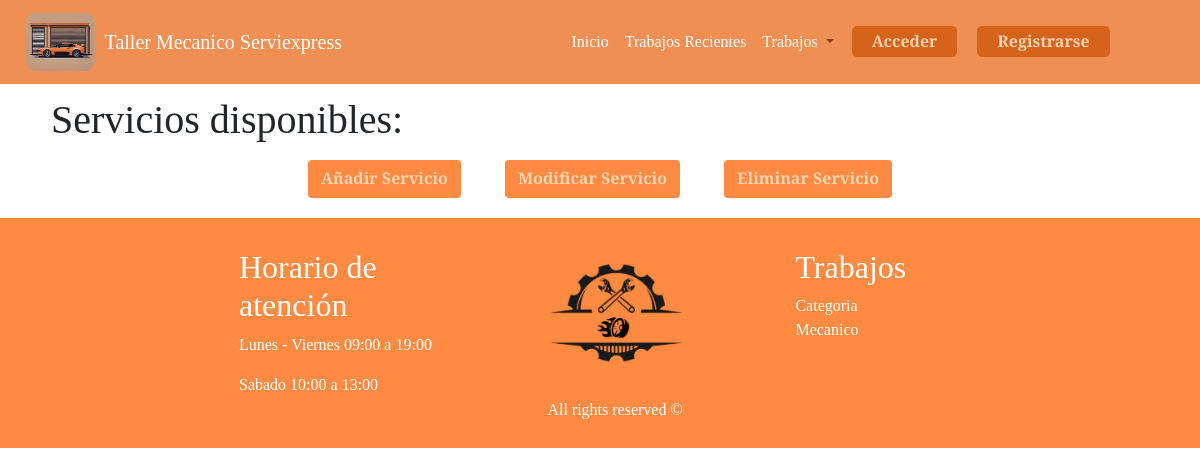
The app's page /servicios, older data.
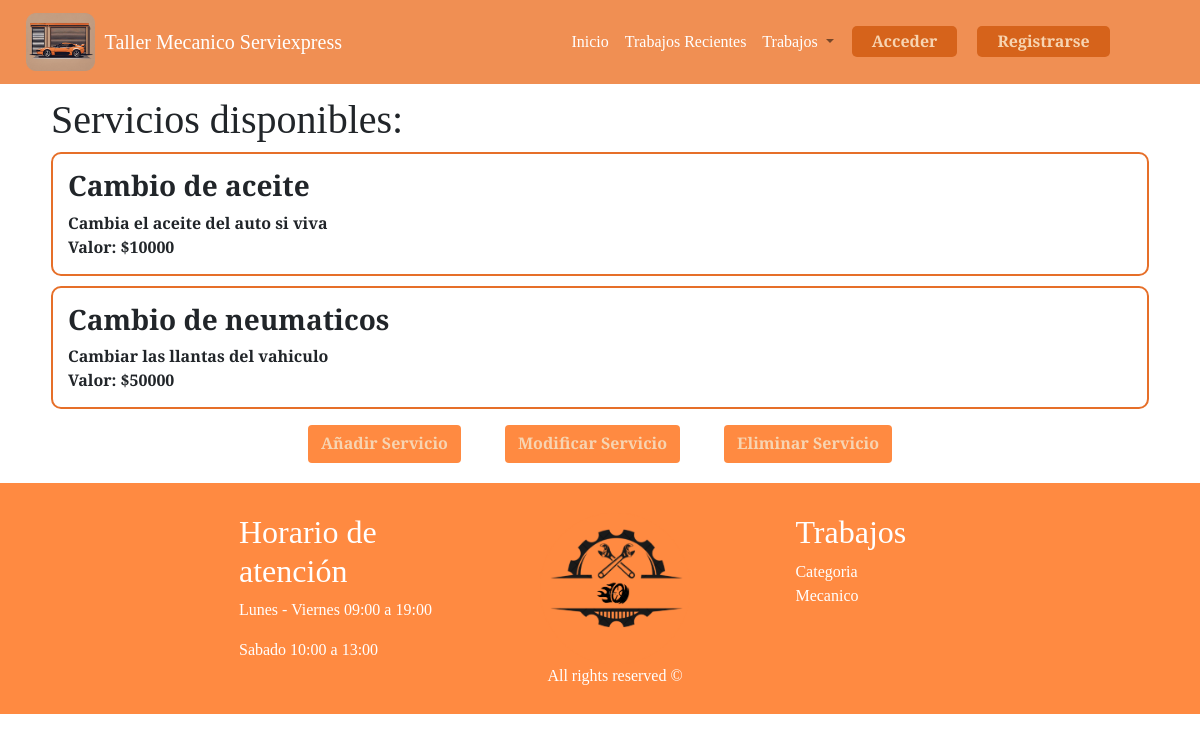
The same page, newer data.
### taller/models.py (models this page shows)
class Servicio(models.Model):
    id_serv = models.AutoField(primary_key=True)
    tipo_serv = models.CharField(max_length=50)
    desc_serv = models.TextField(max_length=400)
    costo_serv = models.IntegerField()
    def __str__(self):
        return self.tipo_serv

### taller/views.py (the view)
# urls.py: path('servicios', views.servicios, name='servicios'),
def servicios(request):
    servicios = Servicio.objects.all()
    print(servicios)
    return render(request, "servicios.html", {"servicios": servicios})

### taller/templates/servicios.html
{% extends 'hnf.html' %}
{% load static %}
{% block content %}
<head>
  <link rel="stylesheet" href="{% static 'css/crud.css' %}" />
</head>
<div class="container">
  <h1> Servicios disponibles: </h1>
  <ul style="list-style: none;">
    {% for servicio in servicios %}
    <li class="listar">
      <h3>{{ servicio.tipo_serv }}</h3>
      <p class="p">{{ servicio.desc_serv }}</p>
      <p class="p">Valor: ${{ servicio.costo_serv }}</p>
    </li>
    {% endfor %}
  </ul>
<ul class="buttons">
  <li>
    <a class="btn" href="#"><b>Añadir Servicio</b></a>
  </li>
  <li>
    <a class="btn" href="#"><b>Modificar Servicio</b></a>
  </li>
  <li>
    <a class="btn" href="#"><b>Eliminar Servicio</b></a>
  </li>
</ul>
</div>
{% endblock %}

### taller/templates/hnf.html (shortened to what this page needs)
{% load static %}
<!DOCTYPE html>
<html lang="en">
<head>
    <link rel="stylesheet" href="https://cdn.jsdelivr.net/npm/bootstrap@4.0.0/dist/css/bootstrap.min.css"
>
    <link rel="stylesheet" href="{% static 'css/style.css' %}">
</head>
<body>
    <header>
        <nav class="my_navbar navbar navbar-expand-lg navbar-light bg-light fixed-top">
            <a class="navbar-brand" href="/"> <img style="max-width: 15%;" src="{% static 'img/logo.png' %}"
                    class="img-fluid" alt="Logo">
                <b class="color_nav">Taller Mecanico Serviexpress</b></a>
            <div class="navbar-collapse" id="navbarSupportedContent">
                <ul class="navbar-nav mr-auto">
                    <li class="nav-item active">
                        <a class="nav-link" href="/"><b class="color_nav">Inicio</b></a>
                    </li>
                    <li class="nav-item">
                        <a class="nav-link" href="#"><b class="color_nav">Trabajos Recientes</b></a>
                    </li>
                    <li class="nav-item dropdown">
                        <a class="nav-link dropdown-toggle" href="#" id="navbarDropdown" role="button"
                            data-toggle="dropdown" aria-haspopup="true" aria-expanded="false">
                            <b class="color_nav">Trabajos</b>
                        </a>
                    </li>
                    <li>
                        {% if user.is_authenticated %}
                    <li class="nav-item dropdown">
                        <a class="nav-link dropdown-toggle" href="#" id="navbarDropdown" role="button"
                            data-toggle="dropdown" aria-haspopup="true" aria-expanded="false">
                            <b class="color_nav"> User
                            </b>
                        </a>
                        <div class="dropdown-menu" aria-labelledby="navbarDropdown">
                            <a class="dropdown-item" href="#"><b>Perfil</b></a>
                            <a class="dropdown-item" href="/create/cita"><b> Reservar cita</b></a>
                            <a class="dropdown-item" href="/servicios"><b> Servicios</b></a>
                            <a class="dropdown-item" href="/logout"><b> Cerrar Sesion</b></a>
                        </div>
                        {% else %}
                    <li>
                        <a class="btn-sign" href="/signin"><b>Acceder</b></a>
                    </li>
                    <li>
                        <a class="btn-sign" href="/signup"><b>Registrarse</b></a>
                    </li>
                    {% endif %}
                    </li>
                </ul>
            </div>
        </nav>
    </header>
    <br>
    <br>
    <br>
    <br>
    {% block content %}
    {% endblock %}
    <footer>
        <div class="cont_footer">
            <div class="container">
                <div class="row">
                    <div class="col-md-1"></div>
                    <div class="col-md-3">
                        <h2>Horario de atención</h2>
                        <p>Lunes - Viernes 09:00 a 19:00</p>
                        <p>Sabado 10:00 a 13:00</p>
                    </div>
                    <div class="col-md-1"></div>
                    <div class="col-md-3 cont_img_footer">
                        <img src="{% static 'img/Footer.png' %}" class="img-fluid" alt="Footer" width="auto">
                        <p> All rights reserved ©</p>
                    </div>
                    <div class="col-md-1"></div>
                    <div class="col-md-3">
                        <h2>Trabajos</h2>
                        <a href="#">Categoria</a>
                        <a href="#">Mecanico</a>
                    </div>
                </div>
            </div>
        </div>
    </footer>
</body>
</html>

### taller/static/css/style.css (style rules this page uses)
* { margin: 0%; padding: 0; box-sizing: border-box; }
body { font-family: 'Cormorant Garamond', serif; }
.navbar-nav { display: flex; justify-content: center; align-items: center; width: 100%; }
.navbar-brand { display: flex; align-items: center; }
.navbar-brand img { margin-right: 10px; }
.my_navbar { background-color: rgba(237, 116, 41, 0.8) !important; }
.my_navbar div, .my_navbar ul { background-color: transparent !important; text-align: center; }
.navbar-light .navbar-brand { width: 40%; padding-left: 10px; }
.color_nav { color: white; font-weight: 500; }
.btn { padding-top: 5px; text-align: center; margin-right: 10px; margin-left: 10px; background: #FF8A41; color: #f7d4b1; }
.btn-sign { padding: 7px 20px 7px 20px; text-align: center; margin-right: 10px; margin-left: 10px; background: #d6631b; border-radius: 5px; color: #f7d4b1; }
.cont_footer { background-color:#FF8A41; padding: 10%; padding-bottom: 0; padding-top: 30px; color: white; margin-top: 20px; text-align: left; }
.cont_footer a { color: white; text-decoration: none; display: block; padding-bottom: 0; text-align: left; }
.cont_img_footer { max-width: 20%; text-align: center; padding-bottom: 10px; }

### taller/static/css/crud.css (style rules this page uses)
.container { width: 94%; }
h3 { font-weight: 600; }
.p { margin-top: 0; margin-bottom: 0; font-weight: 600; }
.listar { border: 2px solid; border-color: #e66f29; border-radius: 10px; padding: 15px; margin-bottom: 10px; }
.buttons { text-align: center; padding: 0; list-style: none; }
.buttons li { display: inline-block; margin: 0 10px; }

Row changes from the older to the newer data that the page shows:
added Servicio: tipo_serv "Cambio de aceite", desc_serv "Cambia el aceite del auto si viva", costo_serv "10000"
added Servicio: tipo_serv "Cambio de neumaticos", desc_serv "Cambiar las llantas del vahiculo", costo_serv "50000"
